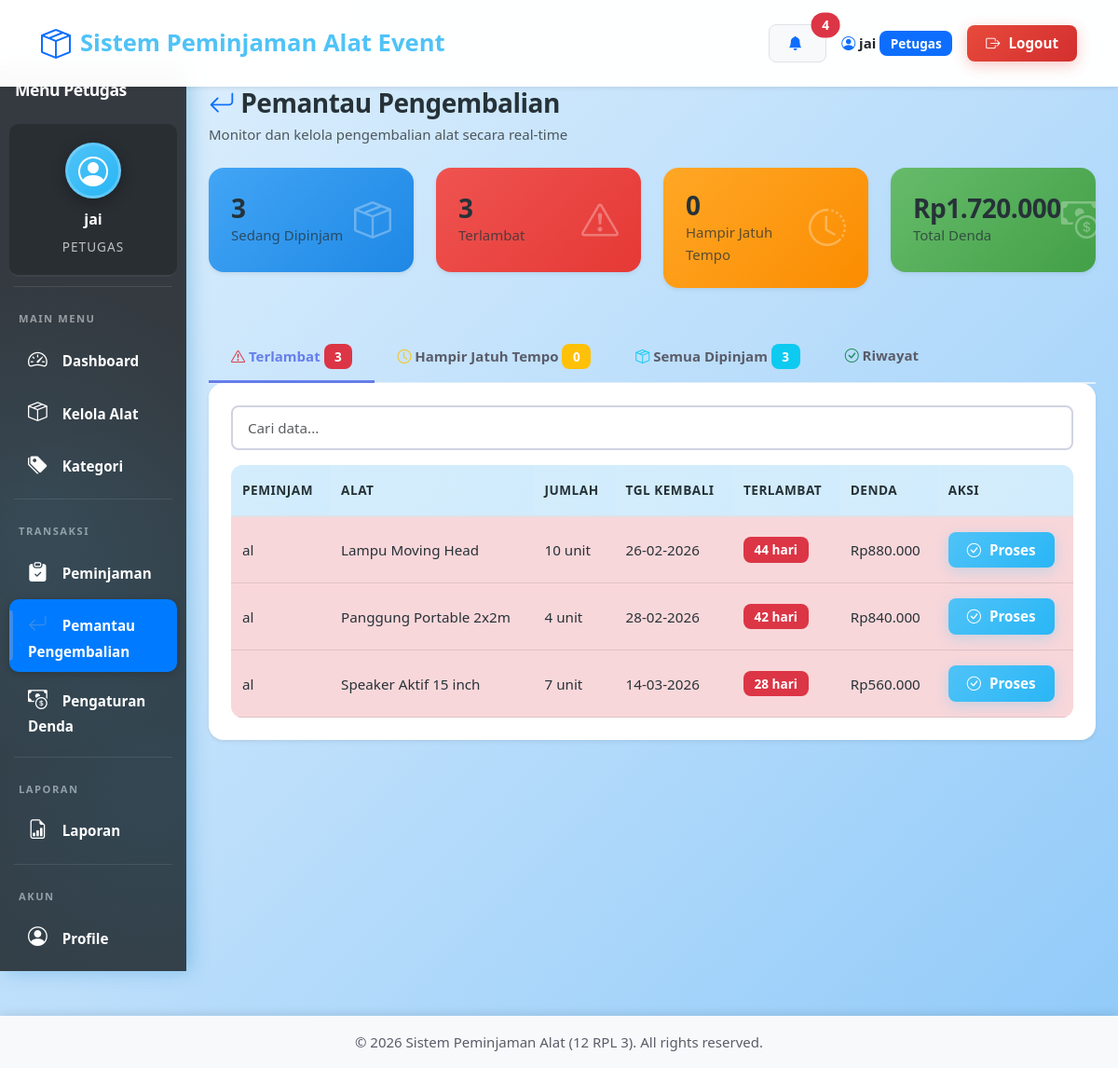
Page /petugas/pemantau_pengembalian.php (signed in) on the committed database.
### tables this page shows
CREATE TABLE `peminjaman` (
  `id` int NOT NULL,
  `nama_alat` varchar(50) NOT NULL,
  `peminjam_id` int NOT NULL,
  `tanggal_pinjam` date NOT NULL,
  `tanggal_kembali` date NOT NULL,
  `tanggal_pengembalian` datetime DEFAULT NULL,
  `kondisi_pengembalian` enum('baik','rusak ringan','rusak berat','hilang') DEFAULT 'baik',
  `catatan_pengembalian` text,
  `status` enum('pending','disetujui','ditolak','dipinjam','selesai') DEFAULT 'pending',
  `total_biaya` decimal(10,2) DEFAULT NULL,
  `denda` decimal(10,2) DEFAULT '0.00',
  `keterangan` text,
  `petugas_id` int DEFAULT NULL,
  `created_at` timestamp NULL DEFAULT CURRENT_TIMESTAMP,
  `deleted_at` datetime DEFAULT NULL
);

CREATE TABLE `users` (
  `id` int NOT NULL,
  `username` varchar(50) NOT NULL,
  `password` varchar(255) NOT NULL,
  `nama` varchar(100) NOT NULL,
  `email` varchar(100) NOT NULL,
  `telepon` varchar(20) DEFAULT NULL,
  `foto_profile` varchar(255) DEFAULT NULL,
  `role` enum('admin','petugas','peminjam') NOT NULL,
  `created_at` timestamp NULL DEFAULT CURRENT_TIMESTAMP,
  `deleted_at` datetime DEFAULT NULL
);

CREATE TABLE `pengaturan_denda` (
  `id` int NOT NULL,
  `denda_per_hari` decimal(10,2) NOT NULL DEFAULT '10000.00',
  `denda_rusak_ringan` decimal(10,2) NOT NULL DEFAULT '50000.00',
  `denda_rusak_berat` decimal(10,2) NOT NULL DEFAULT '100000.00',
  `denda_hilang_persen` int NOT NULL DEFAULT '100',
  `updated_at` timestamp NULL DEFAULT CURRENT_TIMESTAMP ON UPDATE CURRENT_TIMESTAMP
);

### petugas/pemantau_pengembalian.php (the view, shortened to what this page needs)
<?php
require_once '../config/database.php';
$pengaturan = mysqli_fetch_assoc(mysqli_query($conn, "SELECT * FROM pengaturan_denda LIMIT 1"));
$sedang_dipinjam = mysqli_fetch_assoc(mysqli_query($conn, "SELECT COUNT(*) as total FROM peminjaman WHERE status='dipinjam'"))['total'];
$terlambat = mysqli_fetch_assoc(mysqli_query($conn, "SELECT COUNT(*) as total FROM peminjaman WHERE status='dipinjam' AND tanggal_kembali < CURDATE()"))['total'];
$hampir_jatuh_tempo = mysqli_fetch_assoc(mysqli_query($conn, "SELECT COUNT(*) as total FROM peminjaman WHERE status='dipinjam' AND tanggal_kembali = CURDATE()"))['total'];
$total_denda = mysqli_fetch_assoc(mysqli_query($conn, "SELECT SUM(denda) as total FROM peminjaman WHERE status='selesai'"))['total'] ?? 0;
include '../includes/header.php';
?>
<div class="container-fluid">
    <div class="row">
        <?php include '../includes/petugas_sidebar.php'; ?>
        <div class="col-md-10 p-4">
            <div class="d-flex justify-content-between align-items-center mb-4">
                <div>
                    <h2 class="mb-1"><i class="bi bi-arrow-return-left text-primary"></i> Pemantau Pengembalian</h2>
                    <p class="text-muted mb-0">Monitor dan kelola pengembalian alat secara real-time</p>
                </div>
            </div>
            <div class="row g-4 mb-4">
                <div class="col-md-3">
                    <div class="card border-0 shadow-sm" style="background: linear-gradient(135deg, #42A5F5 0%, #1E88E5 100%);">
                        <div class="card-body text-white">
                            <div class="d-flex justify-content-between align-items-center">
                                <div>
                                    <h3 class="mb-0"><?php echo $sedang_dipinjam; ?></h3>
                                    <p class="mb-0 opacity-75">Sedang Dipinjam</p>
                                </div>
                                <div>
                                    <i class="bi bi-box-seam" style="font-size: 2.5rem; opacity: 0.3;"></i>
                                </div>
                            </div>
                        </div>
                    </div>
                </div>
                <div class="col-md-3">
                    <div class="card border-0 shadow-sm" style="background: linear-gradient(135deg, #EF5350 0%, #E53935 100%);">
                        <div class="card-body text-white">
                            <div class="d-flex justify-content-between align-items-center">
                                <div>
                                    <h3 class="mb-0"><?php echo $terlambat; ?></h3>
                                    <p class="mb-0 opacity-75">Terlambat</p>
                                </div>
                                <div>
                                    <i class="bi bi-exclamation-triangle" style="font-size: 2.5rem; opacity: 0.3;"></i>
                                </div>
                            </div>
                        </div>
                    </div>
                </div>
                <div class="col-md-3">
                    <div class="card border-0 shadow-sm" style="background: linear-gradient(135deg, #FFA726 0%, #FB8C00 100%);">
                        <div class="card-body text-white">
                            <div class="d-flex justify-content-between align-items-center">
                                <div>
                                    <h3 class="mb-0"><?php echo $hampir_jatuh_tempo; ?></h3>
                                    <p class="mb-0 opacity-75">Hampir Jatuh Tempo</p>
                                </div>
                                <div>
                                    <i class="bi bi-clock-history" style="font-size: 2.5rem; opacity: 0.3;"></i>
                                </div>
                            </div>
                        </div>
                    </div>
                </div>
                <div class="col-md-3">
                    <div class="card border-0 shadow-sm" style="background: linear-gradient(135deg, #66BB6A 0%, #43A047 100%);">
                        <div class="card-body text-white">
                            <div class="d-flex justify-content-between align-items-center">
                                <div>
                                    <h3 class="mb-0">Rp<?php echo number_format($total_denda, 0, ',', '.'); ?></h3>
                                    <p class="mb-0 opacity-75">Total Denda</p>
                                </div>
                                <div>
                                    <i class="bi bi-cash-coin" style="font-size: 2.5rem; opacity: 0.3;"></i>
                                </div>
                            </div>
                        </div>
                    </div>
                </div>
            </div>
            <ul class="nav nav-tabs mb-0" role="tablist" style="border-bottom: 2px solid #E3F2FD;">
                <li class="nav-item">
                    <a class="nav-link active" data-bs-toggle="tab" href="#terlambat" style="font-weight: 600;">
                        <i class="bi bi-exclamation-triangle text-danger"></i> Terlambat <span class="badge bg-danger"><?php echo $terlambat; ?></span>
                    </a>
                </li>
                <li class="nav-item">
                    <a class="nav-link" data-bs-toggle="tab" href="#hampir" style="font-weight: 600;">
                        <i class="bi bi-clock text-warning"></i> Hampir Jatuh Tempo <span class="badge bg-warning"><?php echo $hampir_jatuh_tempo; ?></span>
                    </a>
                </li>
                <li class="nav-item">
                    <a class="nav-link" data-bs-toggle="tab" href="#dipinjam" style="font-weight: 600;">
                        <i class="bi bi-box-seam text-info"></i> Semua Dipinjam <span class="badge bg-info"><?php echo $sedang_dipinjam; ?></span>
                    </a>
                </li>
                <li class="nav-item">
                    <a class="nav-link" data-bs-toggle="tab" href="#riwayat" style="font-weight: 600;">
                        <i class="bi bi-check-circle text-success"></i> Riwayat
                    </a>
                </li>
            </ul>
            <div class="tab-content" style="margin-top: -1px;">
                <div id="terlambat" class="tab-pane fade show active">
                    <div class="card shadow-sm">
                        <div class="card-body">
                            <div class="table-responsive">
                                <table class="table table-hover align-middle mb-0">
                                    <thead class="table-light">
                                        <tr>
                                            <th>Peminjam</th>
                                            <th>Alat</th>
                                            <th>Jumlah</th>
                                            <th>Tgl Kembali</th>
                                            <th>Terlambat</th>
                                            <th>Denda</th>
                                            <th>Aksi</th>
                                        </tr>
                                    </thead>
                                    <tbody>
                                        <?php
                                        $query = "SELECT p.*, u.nama FROM peminjaman p
                                                 JOIN users u ON p.peminjam_id = u.id
                                                 WHERE p.status='dipinjam' AND p.tanggal_kembali < CURDATE()
                                                 ORDER BY p.tanggal_kembali ASC";
                                        $result = mysqli_query($conn, $query);
                                        while ($row = mysqli_fetch_assoc($result)):
                                            $hari_terlambat = (strtotime(date('Y-m-d')) - strtotime($row['tanggal_kembali'])) / (60 * 60 * 24);
                                            $denda_terlambat = $hari_terlambat * $pengaturan['denda_per_hari'];
                                            $detail_query = "SELECT dp.*, a.nama_alat FROM detail_peminjaman dp
                                                            JOIN alat a ON dp.alat_id = a.id
                                                            WHERE dp.peminjaman_id = {$row['id']}";
                                            $detail_result = mysqli_query($conn, $detail_query);
                                            $alat_list = [];
                                            $total_jumlah = 0;
                                            while ($detail = mysqli_fetch_assoc($detail_result)) {
                                                $alat_list[] = $detail['nama_alat'];
                                                $total_jumlah += $detail['jumlah'];
                                            }
                                        ?>
                                        <tr class="table-danger">
                                            <td><?php echo $row['nama']; ?></td>
                                            <td><?php echo implode(', ', $alat_list); ?></td>
                                            <td><?php echo $total_jumlah; ?> unit</td>
                                            <td><?php echo date('d-m-Y', strtotime($row['tanggal_kembali'])); ?></td>
                                            <td><span class="badge bg-danger"><?php echo $hari_terlambat; ?> hari</span></td>
                                            <td>Rp<?php echo number_format($denda_terlambat, 0, ',', '.'); ?></td>
                                            <td>
                                                <button class="btn btn-sm btn-primary" data-bs-toggle="modal" data-bs-target="#pengembalianModal<?php echo $row['id']; ?>">
                                                    <i class="bi bi-check-circle"></i> Proses
                                                </button>
                                            </td>
                                        </tr>
                                        <?php endwhile; ?>
                                    </tbody>
                                </table>
                            </div>
                        </div>
                    </div>
                </div>
            </div>
        </div>
    </div>
</div>
<?php include '../includes/footer.php'; ?>

### assets/css/variables.css (style rules this page uses)
:root { --primary: #4FC3F7; --primary-dark: #29B6F6; --primary-light: #81D4FA; --secondary: #78909C; --success: #66BB6A; --info: #42A5F5; --warning: #FFA726; --danger: #EF5350; --light: #E3F2FD; --dark: #263238; --blue-gradient: linear-gradient(135deg, #4FC3F7 0%, #29B6F6 100%); --blue-gradient-dark: linear-gradient(135deg, #29B6F6 0%, #0288D1 100%); --sidebar-gradient: linear-gradient(180deg, #0277BD 0%, #01579B 100%); --card-gradient: linear-gradient(135deg, #E3F2FD 0%, #BBDEFB 100%); --card-shadow: 0 4px 20px rgba(79, 195, 247, 0.15); --button-shadow: 0 4px 15px rgba(79, 195, 247, 0.3); --hover-shadow: 0 8px 30px rgba(79, 195, 247, 0.25); --spacing-sm: 0.5rem; --spacing-md: 1rem; --spacing-lg: 1.5rem; --spacing-xl: 2rem; --radius-sm: 8px; --radius-md: 12px; --radius-lg: 16px; --font-family: 'Segoe UI', Tahoma, Geneva, Verdana, sans-serif; --font-size-base: 15px; --font-weight-normal: 500; --font-weight-bold: 700; }

### assets/css/base.css (style rules this page uses)
* { margin: 0; padding: 0; box-sizing: border-box; }
html { scroll-behavior: smooth; }
body { font-family: var(--font-family); background: linear-gradient(135deg, #E3F2FD 0%, #BBDEFB 50%, #90CAF9 100%); background-attachment: fixed; min-height: 100vh; color: var(--dark); font-size: var(--font-size-base); line-height: 1.6; padding-top: 70px; }
h1, h2, h3, h4, h5, h6 { font-weight: var(--font-weight-bold); color: var(--dark); letter-spacing: -0.5px; }
h2 { font-size: 1.75rem; margin-bottom: 0.5rem; }
p, td, th, label, span { color: var(--dark); }
a { text-decoration: none; transition: all 0.3s ease; }

### assets/css/components.css (style rules this page uses)
.card { border: none; border-radius: var(--radius-lg); box-shadow: var(--card-shadow); overflow: hidden; margin-bottom: var(--spacing-lg); background: white; transition: all 0.3s ease; }
.card-body { padding: var(--spacing-lg); }
.table thead th { border-bottom: 2px solid #dee2e6; font-weight: var(--font-weight-bold); text-transform: uppercase; font-size: 0.85rem; letter-spacing: 0.5px; color: var(--dark); padding: var(--spacing-md) 0.75rem; background: linear-gradient(135deg, rgba(79, 195, 247, 0.1) 0%, rgba(41, 182, 246, 0.1) 100%); }
.table-light { background-color: #E3F2FD !important; }
.table tbody td { padding: var(--spacing-md) 0.75rem; vertical-align: middle; font-size: 0.95rem; color: var(--dark); font-weight: var(--font-weight-normal); }
.table-responsive { border-radius: var(--radius-md); }
.btn { border-radius: var(--radius-sm); padding: var(--spacing-sm) 1.25rem; font-weight: 600; font-size: 0.95rem; transition: all 0.3s ease; border: none; }
.btn i { margin-right: 5px; }
.btn-primary { background: var(--blue-gradient); box-shadow: var(--button-shadow); color: white; }
.badge { padding: 0.5em 0.85em; font-weight: var(--font-weight-bold); border-radius: var(--radius-sm); font-size: 0.85rem; }
.nav-tabs .nav-link { border: none; color: #5a5c69; font-weight: 600; padding: 0.75rem var(--spacing-lg); }
.nav-tabs .nav-link.active { color: #667eea; background: transparent; border-bottom: 3px solid #667eea; font-weight: var(--font-weight-bold); }
.tab-content > .tab-pane { display: none; }
.tab-content > .active { display: block; }

### assets/css/utilities.css (style rules this page uses)
.shadow-sm { box-shadow: 0 0.125rem 0.25rem rgba(0, 0, 0, 0.075) !important; }

### rows in the picture
peminjaman: peminjam.nama "al", alat_list "Lampu Moving Head", total_jumlah "10", tanggal_kembali "26-02-2026", tanggal_kembali "44", tanggal_kembali.denda_per_hari "880.000"
peminjaman: peminjam.nama "al", alat_list "Panggung Portable 2x2m", total_jumlah "4", tanggal_kembali "28-02-2026", tanggal_kembali "42", tanggal_kembali.denda_per_hari "840.000"
peminjaman: peminjam.nama "al", alat_list "Speaker Aktif 15 inch", total_jumlah "7", tanggal_kembali "14-03-2026", tanggal_kembali "28", tanggal_kembali.denda_per_hari "560.000"

### other values in the picture
$notif_count "4"
$_SESSION['nama'] "jai"
$_SESSION['role'] "Petugas"
$_SESSION['role'] "PETUGAS"
$sedang_dipinjam "3"
$terlambat "3"
$hampir_jatuh_tempo "0"
